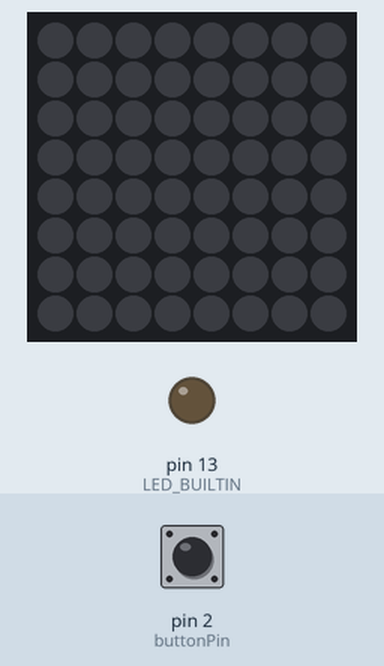
Bench run of a sketch on a simulated Arduino Uno, built with avr-gcc and run on an emulated ATmega328P. Shown: 8×8 RGB LED matrix (first LED top left, wired row by row), output pins drawn as LEDs (lit = HIGH). Inputs (shaded band) come from the test bench; at power-on: pin 2 (buttonPin) LOW.

Above: at 1.2 s.
1.3 s: pin 2 (buttonPin) pulled HIGH for 0.15 s
At 1.36 s:
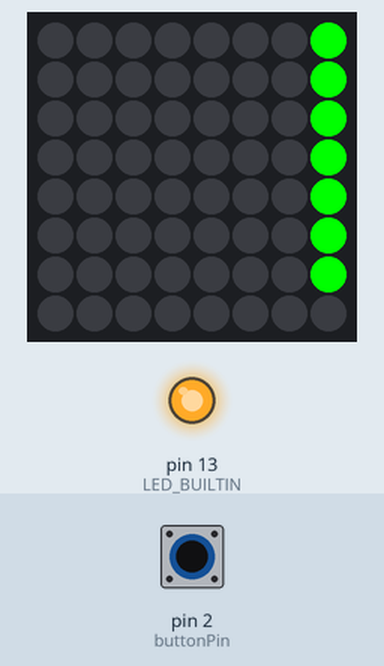
3.1 s: pin 2 (buttonPin) pulled HIGH for 1 s
At 4.4 s:
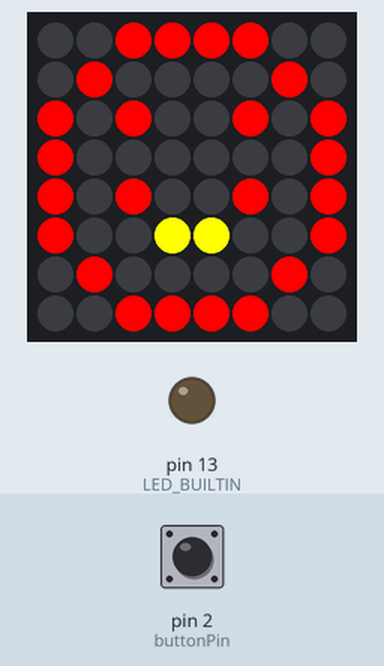
5.6 s: pin 2 (buttonPin) pulled HIGH for 3.2 s
At 7.0 s:
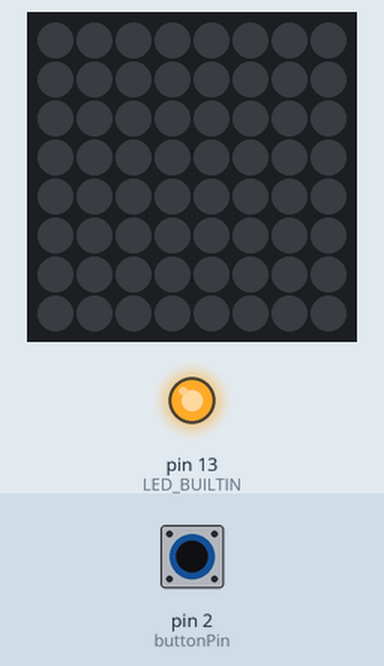
10.3 s: pin 2 (buttonPin) pulled HIGH for 0.15 s
At 14.11 s:
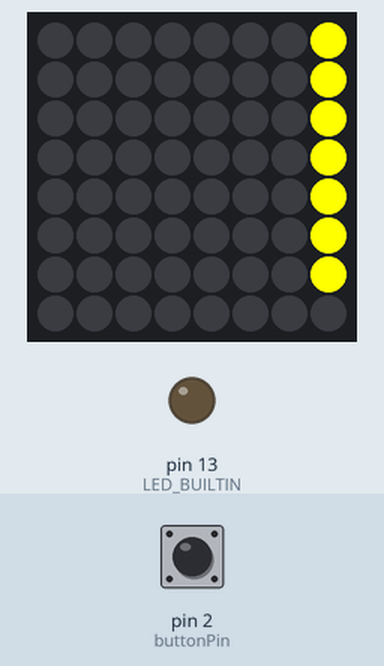
Timing chart, 0 to 15.6 s (numbered marks = the images above; inputs shaded):
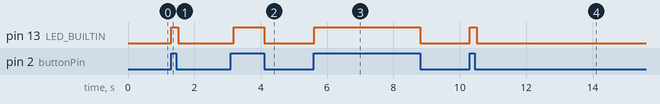

The sketch:

jans_geburtstag.ino
```cpp
#include "Wire.h"
#include "Adafruit_GFX.h"
#include "Adafruit_LEDBackpack.h"
Adafruit_BicolorMatrix matrix = Adafruit_BicolorMatrix();
static const uint8_t PROGMEM
  smiley[]=
  { B00111100,
    B01000010,
    B10100101,
    B10000001,
    B10100101,
    B10011001,
    B01000010,
    B00111100};

int buttonPin = 2;
int currentbuttonstate=0;
int lastbuttonstate=0;
int sw=0;


int buttonpressed( int lbs){
  int currentbuttonstate=digitalRead(buttonPin);
  if(currentbuttonstate==1){
    if(lbs==0) return 1;
    else return 0;
  }
  else return 0;
}

int buttontest(){
  int buttonstate=digitalRead(buttonPin);
  if(buttonstate==1){
    digitalWrite(LED_BUILTIN,HIGH);
    matrix.clear();
    matrix.writeDisplay();
    return 1;
  }
  else{
    digitalWrite(LED_BUILTIN,LOW);
    return 0;
  }
}
void textcolor(int x){
  switch (x){
    case 7:
      matrix.setTextColor(LED_GREEN);
      break;
    case -29:
      matrix.setTextColor(LED_YELLOW);
      break;

    case -85:
      matrix.setTextColor(LED_RED);
      break;
  }
}
void setup() {
  // put your setup code here, to run once:
  matrix.begin(0x70);
  matrix.clear();
  matrix.writeDisplay();
  pinMode(buttonPin,INPUT);
  pinMode(LED_BUILTIN,OUTPUT);
  sw=0;
}

void loop() {
  lastbuttonstate=currentbuttonstate;
  currentbuttonstate=buttontest();
  if(buttonpressed(lastbuttonstate)==1){
    sw+=1;
  }
  if(sw==2){
    sw=0;
  }
  if(sw==1){
      for(int i=7;i>-115;i--){
        if(i<7) lastbuttonstate=currentbuttonstate;
        currentbuttonstate=buttontest();
        if(buttonpressed(lastbuttonstate)==1){
          sw+=1;
          }
        if(sw==2) sw=0;
        if(sw==0){
          matrix.clear();
          textcolor(i);
          matrix.setTextWrap(false);
          matrix.setCursor(i,0);
          matrix.print("Happy Birthday Jan!  ");
          matrix.writeDisplay();
          delay(100);
        }
        else{
          matrix.clear();
          matrix.writeDisplay();
          i=7;
          break;

        }
      }
      currentbuttonstate=buttontest();
      if(buttontest()==0){
        matrix.clear();
        matrix.drawBitmap(0,0,smiley,8,8,LED_RED);
        matrix.drawPixel(3,5,LED_YELLOW);
        matrix.drawPixel(4,5,LED_YELLOW);
        matrix.writeDisplay();
        while(buttontest()==0){
          delay(50);
          }
        matrix.clear();
        matrix.writeDisplay();
        delay(70);
      }
  }

}
```

Measured:
- after the input at 1.3 s, pin 13 (LED_BUILTIN): LOW → HIGH at once, → LOW 0.22 s later; the LEDs: change at once (image 1)
- after the input at 3.1 s, pin 13 (LED_BUILTIN): LOW → HIGH after 0.08 s, → LOW 0.92 s later; the LEDs: first change after 0.09 s (image 2 shows a later state)
- after the input at 5.6 s, pin 13 (LED_BUILTIN): LOW → HIGH at once, → LOW 3.2 s later; the LEDs: change at once (image 3)
- after the input at 10.3 s, pin 13 (LED_BUILTIN): LOW → HIGH at once, → LOW 0.21 s later; the LEDs: first change at once (image 4 shows a later state)
